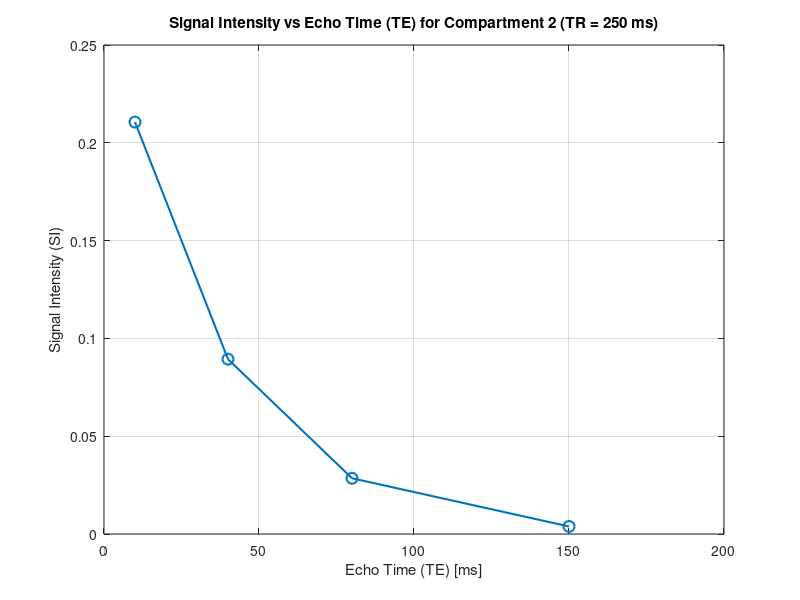
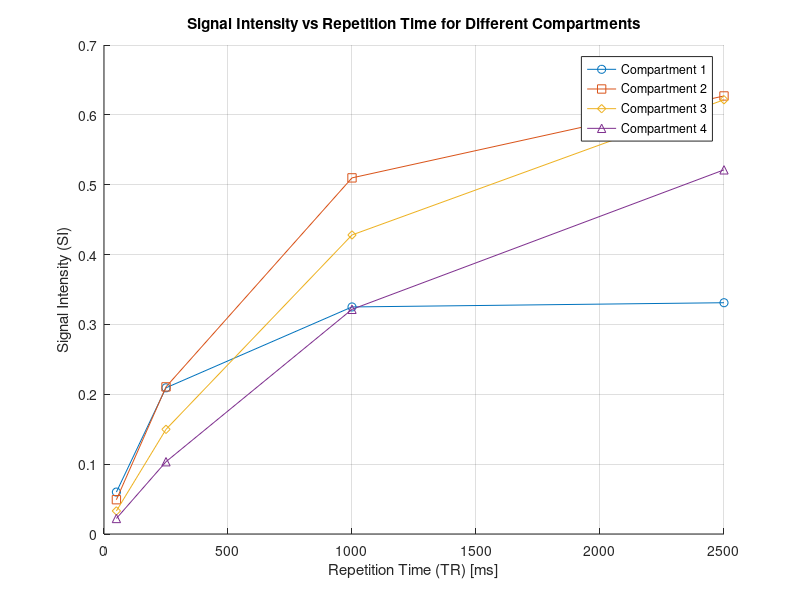

Reproduce these figures in MATLAB, in order.
% Assignment 2
% Author: Marwan Aridi, COSC4372
% Note: This Matlab file will generate 2 plots for questions Q2.3 and Q2.4



% This is the main script to generate two separate output graphs
function generate_two_graphs()
    % First Graph: Signal Intensity (SI) vs Echo Time (TE) for Compartment 2
    generate_si_vs_te();
    
    % Second Graph: Signal Intensity (SI) vs Repetition Time (TR) for all compartments
    generate_si_vs_tr();
end



% Function to generate the first graph: SI vs TE for Compartment 2
function generate_si_vs_te()
    % Given values for Compartment 2
    A_compartment_2 = 0.85;  % A value for Compartment 2
    T1_compartment_2 = 625;  % T1 value for Compartment 2 in ms
    T2_compartment_2 = 35;   % T2 value for Compartment 2 in ms

    % TR fixed at 250 ms
    TR_fixed = 250;

    % TE values for the question
    TE_values = [10, 40, 80, 150];  % TE values in ms

    % Preallocate array to store SI values for each TE
    SI_values = zeros(1, length(TE_values));

    % Calculate the SI for each TE value
    for i = 1:length(TE_values)
        TE = TE_values(i);
        SI_values(i) = A_compartment_2 * (1 - exp(-TR_fixed / T1_compartment_2)) * exp(-TE / T2_compartment_2);
    end

    % Plotting SI vs TE
    figure;
    plot(TE_values, SI_values, '-o', 'MarkerSize', 8, 'LineWidth', 1.5);
    xlabel('Echo Time (TE) [ms]');
    ylabel('Signal Intensity (SI)');
    title('Signal Intensity vs Echo Time (TE) for Compartment 2 (TR = 250 ms)');
    grid on;
end

% Function to generate the second graph: SI vs TR for all compartments
function generate_si_vs_tr()
    % SI values from the table for each compartment and TR value
    SI = [
        0.0600167, 0.2092897, 0.3250273, 0.3310765;  % Compartment 1
        0.0491099, 0.2105849, 0.5097931, 0.6270565;  % Compartment 2
        0.0330267, 0.1497929, 0.4280628, 0.6215986;  % Compartment 3
        0.0222228, 0.1034567, 0.3215926, 0.5212936   % Compartment 4
    ];

    % TR values
    TR_values = [50, 250, 1000, 2500];

    % Plotting the SI vs TR for each compartment
    figure;
    hold on;
    plot(TR_values, SI(1, :), '-o', 'DisplayName', 'Compartment 1');
    plot(TR_values, SI(2, :), '-s', 'DisplayName', 'Compartment 2');
    plot(TR_values, SI(3, :), '-d', 'DisplayName', 'Compartment 3');
    plot(TR_values, SI(4, :), '-^', 'DisplayName', 'Compartment 4');
    hold off;

    % Labels and title
    xlabel('Repetition Time (TR) [ms]');
    ylabel('Signal Intensity (SI)');
    title('Signal Intensity vs Repetition Time for Different Compartments');
    legend('show');
    grid on;
end

% Call the main function to generate the graphs
generate_two_graphs();
